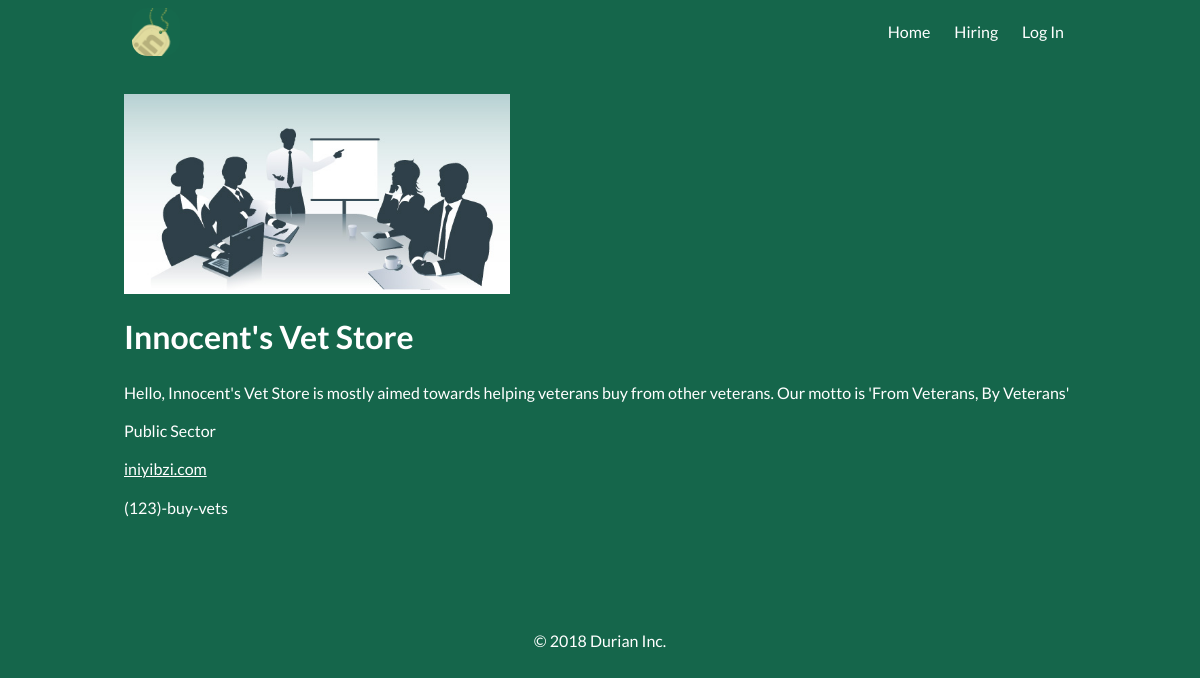
/organization/1/, run on the app's committed database.
### tables this page shows
CREATE TABLE organization (
	id int not null,
	name varchar ( 80 ) not null,
	location varchar ( 80 ) not null,
	image varchar ( 80 ) default "orgdefault.png",
	url varchar ( 80 ) not null,
	industry varchar ( 80 ) not null,
	profit int check (profit <=1 and profit >=0),
	bio	varchar ( 240 ),
	contact	varchar ( 240 ) not null,
	PRIMARY KEY(id)
);

### app/views.py (the view)
@app.route('/organization/<id>/', methods=['GET'])
@uses_template('organization.html')
def orgpro(id):
    org = get_organization(int(id))
    if org is None:
        abort(404)
    organization = {
        'id': org[0],
        'name': org[1],
        'location': org[2],
        'image': org[3],
        'bio': org[7],
        'url': org[4],
        'contact': org[8],
        'type': org[5]
    }
    return {
        'organization': organization
    }

### app/utils.py (called while the page is built)
def uses_template(template):
    def wrapper(func):
        @functools.wraps(func)
        def wrapped(*args, **kwargs):
            template_path = template
            ctx = func(*args, **kwargs)
            if type(ctx) is dict:
                try:
                    return render_template(template_path,
                                           veteran=ctx['veteran'])
                except KeyError:
                    try:
                        return render_template(template_path,
                                               organization=ctx['organization']
                                               )
                    except KeyError:
                        return render_template(template_path,
                                               posts=ctx['posts'])
            else:
                return ctx
        return wrapped
    return wrapper

def get_organization(orgid = None):
    organization = None
    if orgid is None:
        command = "SELECT * FROM organization"
    else:
        command = "SELECT * FROM organization WHERE id = %d " % orgid
    with sql.connect(DATABASE) as con:
        cur = con.cursor()
        cur.execute(command)
        if orgid:
            organization = cur.fetchone()
        else:
            organization = cur.fetchall()
        cur.close()
    if organization is not None and len(organization) > 10:
        return organization[0:10]
    else:
        return organization

### app/templates/organization.html (shortened to what this page needs)
{% extends "base.html" %}
{% block head %}
<link href="/static/css/organization.css" rel="stylesheet">
{% endblock %}
{% block body %}
<div class="organization___header">
  <img class="organization___image" src="/static/img/{{ organization.image }}">
  <div class="organization___name">
    <h1>{{ organization.name }}</h1>
    <p class="organization___bio">{{ organization.bio }}</p>
    <p class="organization___type">{{ organization.type }}</p>
    <a class="organization___url" href="http://{{ organization.url }}" style="color: white;">{{ organization.url }}</a>
    <p class="organization___contact">{{ organization.contact }}</p>
  </div>
</div>
{% endblock %}

### app/static/css/main.css (style rules this page uses)
* { box-sizing: border-box; }
html { font-family: 'Lato', sans-serif; background: #15664B; }
html, body { min-height: 100%; margin: 0; }
html body { color: white; }

### app/static/css/defaults.css (style rules this page uses)
html { color: #222; font-size: 1em; line-height: 1.4; }
audio, canvas, iframe, img, svg, video { vertical-align: middle; }

### app/static/css/organization.css (style rules this page uses)
.organization___header { display: flex; flex-wrap: wrap; margin-bottom: 80px; }
.organization___image { max-height: 200px; margin-right: 30px; }
.organization___bio { color: white; }

### data on the page
organization: image (picture), name "Innocent's Vet Store", bio "Hello, Innocent's Vet Store is mostly aimed towards helping veterans buy from other veterans. Our motto is 'From Veterans, By Veterans'", type "Public Sector", url "iniyibzi.com", contact "(123)-buy-vets"
